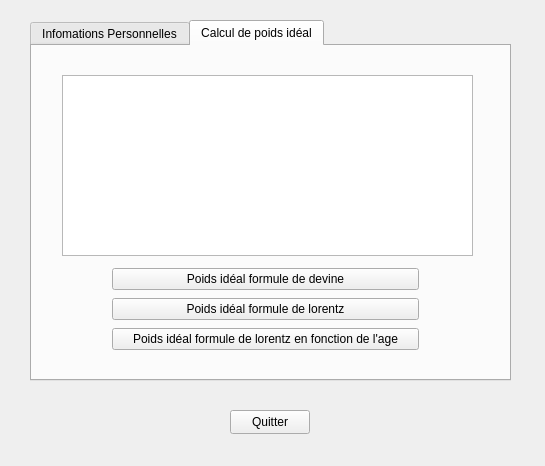
<?xml version="1.0" encoding="UTF-8"?>
<ui version="4.0">
 <class>Widget</class>
 <widget class="QWidget" name="Widget">
  <property name="geometry">
   <rect>
    <x>0</x>
    <y>0</y>
    <width>545</width>
    <height>466</height>
   </rect>
  </property>
  <property name="minimumSize">
   <size>
    <width>545</width>
    <height>466</height>
   </size>
  </property>
  <property name="windowTitle">
   <string>Widget</string>
  </property>
  <widget class="QTabWidget" name="TabImc">
   <property name="geometry">
    <rect>
     <x>30</x>
     <y>20</y>
     <width>481</width>
     <height>361</height>
    </rect>
   </property>
   <property name="currentIndex">
    <number>1</number>
   </property>
   <widget class="QWidget" name="InfoTab">
    <attribute name="title">
     <string>Infomations Personnelles</string>
    </attribute>
    <widget class="QPushButton" name="SuitePushButton">
     <property name="geometry">
      <rect>
       <x>180</x>
       <y>240</y>
       <width>80</width>
       <height>24</height>
      </rect>
     </property>
     <property name="text">
      <string>Suite</string>
     </property>
    </widget>
    <widget class="QWidget" name="">
     <property name="geometry">
      <rect>
       <x>130</x>
       <y>50</y>
       <width>185</width>
       <height>189</height>
      </rect>
     </property>
     <layout class="QVBoxLayout" name="verticalLayout">
      <item>
       <layout class="QHBoxLayout" name="horizontalLayout">
        <item>
         <widget class="QLabel" name="NomLabel">
          <property name="text">
           <string>Nom</string>
          </property>
         </widget>
        </item>
        <item>
         <widget class="QLineEdit" name="NomEdit"/>
        </item>
       </layout>
      </item>
      <item>
       <layout class="QHBoxLayout" name="horizontalLayout_3">
        <item>
         <widget class="QLabel" name="PrenomLabel">
          <property name="text">
           <string>Prénom</string>
          </property>
         </widget>
        </item>
        <item>
         <widget class="QLineEdit" name="PrenomEdit"/>
        </item>
       </layout>
      </item>
      <item>
       <layout class="QHBoxLayout" name="horizontalLayout_2">
        <item>
         <widget class="QLabel" name="SexeLabel">
          <property name="text">
           <string>Sexe</string>
          </property>
         </widget>
        </item>
        <item>
         <widget class="QRadioButton" name="FemmeRadioButton">
          <property name="text">
           <string>Femme</string>
          </property>
         </widget>
        </item>
        <item>
         <widget class="QRadioButton" name="HommeRadioButton">
          <property name="text">
           <string>Homme</string>
          </property>
         </widget>
        </item>
       </layout>
      </item>
      <item>
       <layout class="QHBoxLayout" name="horizontalLayout_4">
        <item>
         <widget class="QLabel" name="AgeLabel">
          <property name="text">
           <string>Age</string>
          </property>
         </widget>
        </item>
        <item>
         <widget class="QSpinBox" name="AgeSpinBox">
          <property name="minimum">
           <number>1</number>
          </property>
          <property name="maximum">
           <number>200</number>
          </property>
         </widget>
        </item>
       </layout>
      </item>
      <item>
       <layout class="QHBoxLayout" name="horizontalLayout_5">
        <item>
         <widget class="QLabel" name="PoidsLabel">
          <property name="text">
           <string>Poids (kg)</string>
          </property>
         </widget>
        </item>
        <item>
         <widget class="QDoubleSpinBox" name="PoidsDoubleSpinBox">
          <property name="minimum">
           <double>15.000000000000000</double>
          </property>
          <property name="maximum">
           <double>300.000000000000000</double>
          </property>
          <property name="stepType">
           <enum>QAbstractSpinBox::DefaultStepType</enum>
          </property>
         </widget>
        </item>
       </layout>
      </item>
      <item>
       <layout class="QHBoxLayout" name="horizontalLayout_6">
        <item>
         <widget class="QLabel" name="TailleLabel">
          <property name="text">
           <string>Taille (m)</string>
          </property>
         </widget>
        </item>
        <item>
         <widget class="QDoubleSpinBox" name="TailleDoubleSpinBox">
          <property name="minimum">
           <double>0.500000000000000</double>
          </property>
          <property name="maximum">
           <double>3.000000000000000</double>
          </property>
         </widget>
        </item>
       </layout>
      </item>
     </layout>
    </widget>
   </widget>
   <widget class="QWidget" name="CalculTab">
    <attribute name="title">
     <string>Calcul de poids idéal</string>
    </attribute>
    <widget class="QTextEdit" name="textEditAfficheur">
     <property name="geometry">
      <rect>
       <x>30</x>
       <y>29</y>
       <width>411</width>
       <height>181</height>
      </rect>
     </property>
    </widget>
    <widget class="QWidget" name="">
     <property name="geometry">
      <rect>
       <x>80</x>
       <y>220</y>
       <width>307</width>
       <height>86</height>
      </rect>
     </property>
     <layout class="QVBoxLayout" name="verticalLayout_2">
      <item>
       <widget class="QPushButton" name="DevinePushButton">
        <property name="text">
         <string>Poids idéal formule de devine</string>
        </property>
       </widget>
      </item>
      <item>
       <widget class="QPushButton" name="LorentzPushButton">
        <property name="text">
         <string>Poids idéal formule de lorentz</string>
        </property>
       </widget>
      </item>
      <item>
       <widget class="QPushButton" name="Lorentz2PushButton">
        <property name="text">
         <string>Poids idéal formule de lorentz en fonction de l'age</string>
        </property>
       </widget>
      </item>
     </layout>
    </widget>
   </widget>
  </widget>
  <widget class="QPushButton" name="QuitterPushButton">
   <property name="geometry">
    <rect>
     <x>230</x>
     <y>410</y>
     <width>80</width>
     <height>24</height>
    </rect>
   </property>
   <property name="text">
    <string>Quitter</string>
   </property>
  </widget>
 </widget>
 <resources/>
 <connections>
  <connection>
   <sender>QuitterPushButton</sender>
   <signal>clicked()</signal>
   <receiver>Widget</receiver>
   <slot>close()</slot>
   <hints>
    <hint type="sourcelabel">
     <x>290</x>
     <y>426</y>
    </hint>
    <hint type="destinationlabel">
     <x>497</x>
     <y>420</y>
    </hint>
   </hints>
  </connection>
 </connections>
</ui>
